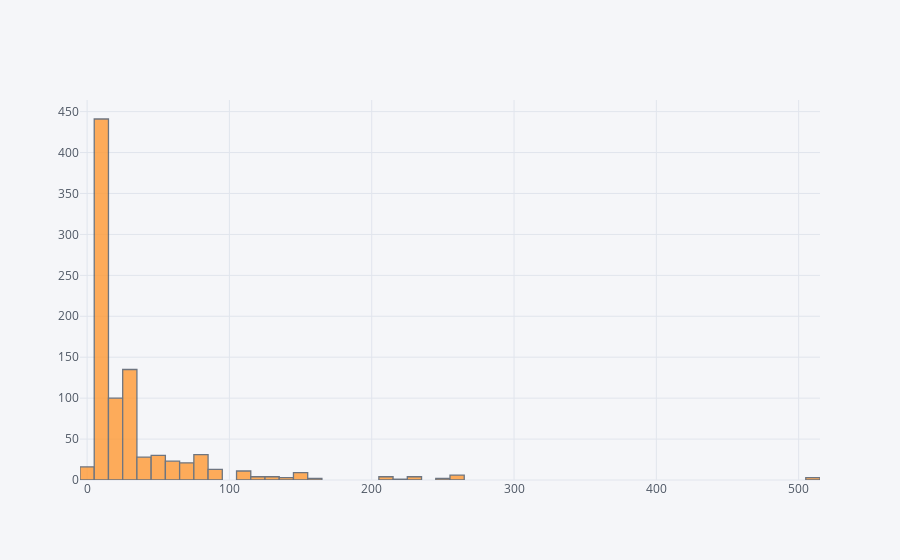

The notebook cell saved with this chart:
### Code cell
train['Fare'].iplot(kind='hist')

### Figure 1 — Plotly figure (JSON) as saved in the notebook; plotly's stock layout.template omitted (floating-point values rounded to 4 significant figures; data arrays with more than 128 entries replaced by an {"elided": "..."} marker saying what was removed)
{"data": [{"histfunc": "count", "histnorm": "", "marker": {"color": "rgba(255, 153, 51, 1.0)", "line": {"color": "#4D5663", "width": 1.3}}, "name": "Fare", "opacity": 0.8, "orientation": "v", "type": "histogram", "uid": "b0bf860b-de76-4dde-bc69-ff588d8257ad", "x": {"elided": "891 float values"}}], "layout": {"barmode": "overlay", "legend": {"bgcolor": "#F5F6F9", "font": {"color": "#4D5663"}}, "paper_bgcolor": "#F5F6F9", "plot_bgcolor": "#F5F6F9", "title": {"font": {"color": "#4D5663"}}, "xaxis": {"gridcolor": "#E1E5ED", "showgrid": true, "tickfont": {"color": "#4D5663"}, "title": {"font": {"color": "#4D5663"}, "text": ""}, "zerolinecolor": "#E1E5ED"}, "yaxis": {"gridcolor": "#E1E5ED", "showgrid": true, "tickfont": {"color": "#4D5663"}, "title": {"font": {"color": "#4D5663"}, "text": ""}, "zerolinecolor": "#E1E5ED"}}}
